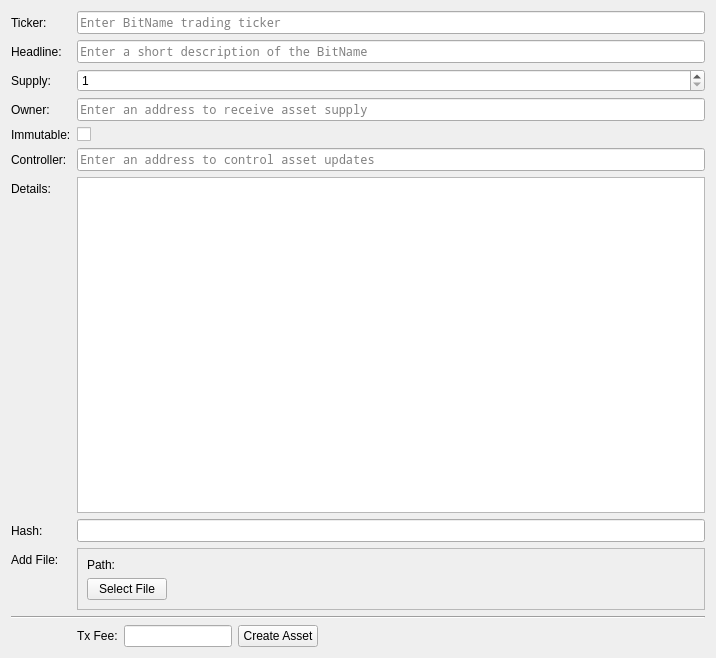
<?xml version="1.0" encoding="UTF-8"?>
<ui version="4.0">
 <class>CreateAssetPage</class>
 <widget class="QWidget" name="CreateAssetPage">
  <property name="geometry">
   <rect>
    <x>0</x>
    <y>0</y>
    <width>716</width>
    <height>658</height>
   </rect>
  </property>
  <property name="windowTitle">
   <string>Form</string>
  </property>
  <layout class="QFormLayout" name="formLayout">
   <item row="1" column="0">
    <widget class="QLabel" name="label">
     <property name="text">
      <string>Ticker:</string>
     </property>
    </widget>
   </item>
   <item row="1" column="1">
    <widget class="QLineEdit" name="lineEditTicker">
     <property name="font">
      <font>
       <family>Noto Mono</family>
      </font>
     </property>
     <property name="maxLength">
      <number>7</number>
     </property>
     <property name="placeholderText">
      <string>Enter BitName trading ticker</string>
     </property>
    </widget>
   </item>
   <item row="3" column="0">
    <widget class="QLabel" name="label_2">
     <property name="text">
      <string>Headline:</string>
     </property>
    </widget>
   </item>
   <item row="3" column="1">
    <widget class="QLineEdit" name="lineEditHeadline">
     <property name="font">
      <font>
       <family>Noto Mono</family>
      </font>
     </property>
     <property name="maxLength">
      <number>50</number>
     </property>
     <property name="placeholderText">
      <string>Enter a short description of the BitName</string>
     </property>
    </widget>
   </item>
   <item row="5" column="0">
    <widget class="QLabel" name="label_3">
     <property name="text">
      <string>Supply:</string>
     </property>
    </widget>
   </item>
   <item row="5" column="1">
    <widget class="QSpinBox" name="spinBoxSupply">
     <property name="minimum">
      <number>1</number>
     </property>
     <property name="maximum">
      <number>999999999</number>
     </property>
     <property name="value">
      <number>1</number>
     </property>
    </widget>
   </item>
   <item row="6" column="0">
    <widget class="QLabel" name="label_4">
     <property name="text">
      <string>Owner:</string>
     </property>
    </widget>
   </item>
   <item row="6" column="1">
    <widget class="QLineEdit" name="lineEditOwner">
     <property name="font">
      <font>
       <family>Noto Mono</family>
      </font>
     </property>
     <property name="placeholderText">
      <string>Enter an address to receive asset supply</string>
     </property>
    </widget>
   </item>
   <item row="7" column="0">
    <widget class="QLabel" name="label_8">
     <property name="text">
      <string>Immutable:</string>
     </property>
    </widget>
   </item>
   <item row="7" column="1">
    <widget class="QCheckBox" name="checkBoxImmutable">
     <property name="text">
      <string/>
     </property>
    </widget>
   </item>
   <item row="8" column="0">
    <widget class="QLabel" name="label_5">
     <property name="text">
      <string>Controller:</string>
     </property>
    </widget>
   </item>
   <item row="8" column="1">
    <widget class="QLineEdit" name="lineEditController">
     <property name="font">
      <font>
       <family>Noto Mono</family>
      </font>
     </property>
     <property name="placeholderText">
      <string>Enter an address to control asset updates</string>
     </property>
    </widget>
   </item>
   <item row="9" column="0">
    <widget class="QLabel" name="label_6">
     <property name="text">
      <string>Details:</string>
     </property>
    </widget>
   </item>
   <item row="9" column="1">
    <widget class="QPlainTextEdit" name="plainTextEditDetails">
     <property name="font">
      <font>
       <family>Noto Mono</family>
      </font>
     </property>
     <property name="placeholderText">
      <string/>
     </property>
    </widget>
   </item>
   <item row="10" column="0">
    <widget class="QLabel" name="label_7">
     <property name="text">
      <string>Hash:</string>
     </property>
    </widget>
   </item>
   <item row="10" column="1">
    <widget class="QLineEdit" name="lineEditHash">
     <property name="font">
      <font>
       <family>Noto Mono</family>
      </font>
     </property>
    </widget>
   </item>
   <item row="11" column="0">
    <widget class="QLabel" name="label_12">
     <property name="text">
      <string>Add File:</string>
     </property>
    </widget>
   </item>
   <item row="11" column="1">
    <widget class="QFrame" name="frame">
     <property name="frameShape">
      <enum>QFrame::StyledPanel</enum>
     </property>
     <property name="frameShadow">
      <enum>QFrame::Raised</enum>
     </property>
     <layout class="QVBoxLayout" name="verticalLayout">
      <item>
       <widget class="QLabel" name="labelPath">
        <property name="text">
         <string>Path:</string>
        </property>
       </widget>
      </item>
      <item>
       <widget class="QPushButton" name="pushButtonFile">
        <property name="sizePolicy">
         <sizepolicy hsizetype="Maximum" vsizetype="Fixed">
          <horstretch>0</horstretch>
          <verstretch>0</verstretch>
         </sizepolicy>
        </property>
        <property name="text">
         <string>Select File</string>
        </property>
       </widget>
      </item>
     </layout>
    </widget>
   </item>
   <item row="12" column="0" colspan="2">
    <widget class="Line" name="line_2">
     <property name="orientation">
      <enum>Qt::Horizontal</enum>
     </property>
    </widget>
   </item>
   <item row="14" column="1">
    <layout class="QHBoxLayout" name="horizontalLayout">
     <property name="rightMargin">
      <number>0</number>
     </property>
     <property name="bottomMargin">
      <number>0</number>
     </property>
     <item>
      <widget class="QLabel" name="label_13">
       <property name="sizePolicy">
        <sizepolicy hsizetype="Maximum" vsizetype="Preferred">
         <horstretch>0</horstretch>
         <verstretch>0</verstretch>
        </sizepolicy>
       </property>
       <property name="text">
        <string>Tx Fee:</string>
       </property>
      </widget>
     </item>
     <item>
      <widget class="AmountField" name="feeAmount">
       <property name="sizePolicy">
        <sizepolicy hsizetype="Maximum" vsizetype="Fixed">
         <horstretch>0</horstretch>
         <verstretch>0</verstretch>
        </sizepolicy>
       </property>
      </widget>
     </item>
     <item>
      <widget class="QPushButton" name="pushButtonCreate">
       <property name="sizePolicy">
        <sizepolicy hsizetype="Maximum" vsizetype="Fixed">
         <horstretch>0</horstretch>
         <verstretch>0</verstretch>
        </sizepolicy>
       </property>
       <property name="text">
        <string>Create Asset</string>
       </property>
      </widget>
     </item>
     <item>
      <spacer name="horizontalSpacer">
       <property name="orientation">
        <enum>Qt::Horizontal</enum>
       </property>
       <property name="sizeType">
        <enum>QSizePolicy::Expanding</enum>
       </property>
       <property name="sizeHint" stdset="0">
        <size>
         <width>100</width>
         <height>20</height>
        </size>
       </property>
      </spacer>
     </item>
    </layout>
   </item>
  </layout>
 </widget>
 <customwidgets>
  <customwidget>
   <class>AmountField</class>
   <extends>QLineEdit</extends>
   <header location="global">qt/amountfield.h</header>
  </customwidget>
 </customwidgets>
 <resources/>
 <connections/>
</ui>
